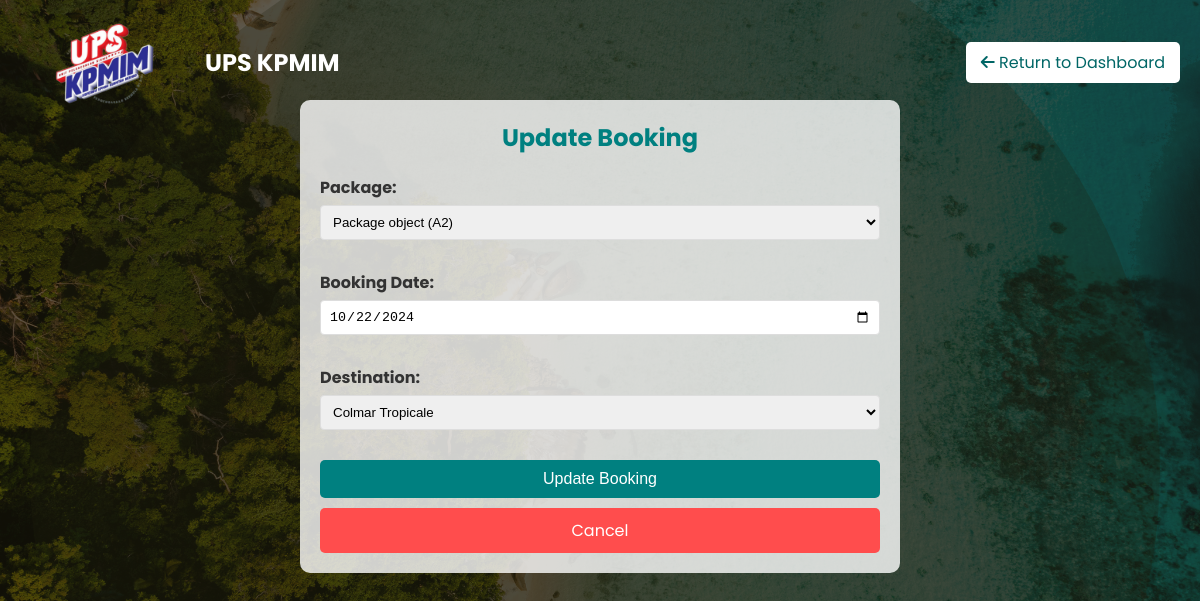
Screenshot of /booking/B012/update/ (signed in) with the database file from the repository.
### main/models.py (models this page shows, shortened)
class Package(models.Model):
    package_cd = models.CharField(max_length=10, primary_key=True)
    package_desc = models.TextField()
    price = models.IntegerField()

class Bookings(models.Model):
    booking_id = models.CharField(max_length=10, primary_key=True)
    user = models.ForeignKey(settings.AUTH_USER_MODEL, on_delete=models.CASCADE)
    package_cd = models.ForeignKey(Package, on_delete=models.CASCADE)
    destination_name = models.ForeignKey(Destination, on_delete=models.SET_NULL, null=True, blank=True)
    name = models.CharField(max_length=100)
    booking_date = models.DateField()
    price = models.IntegerField()

class Destination(models.Model):
    destination_name = models.CharField(max_length=100, primary_key=True)
    price = models.IntegerField()
    tags = models.ManyToManyField('Tag', related_name='destinations', blank=True)
    def __str__(self):
        return self.destination_name

### main/views.py (the view)
# urls.py: path('booking/<str:booking_id>/update/', views.update_booking, name='update_booking'),
@login_required
def update_booking(request, booking_id):
    booking = get_object_or_404(Bookings, booking_id=booking_id, user=request.user)
    if request.method == 'POST':
        form = UpdateBookingForm(request.POST, instance=booking)
        if form.is_valid():
            form.save()
            messages.success(request, 'Booking updated successfully!')
            return redirect('user_dashboard')
    else:
        form = UpdateBookingForm(instance=booking)
    return render(request, 'update_booking.html', {
        'form': form,
        'booking': booking,
    })

### main/forms.py
class UpdateBookingForm(forms.ModelForm):
    package_cd = forms.ModelChoiceField(queryset=Package.objects.all(), label="Package")
    destination_name = forms.ModelChoiceField(queryset=Destination.objects.all(), label="Destination", required=False)
    class Meta:
        model = Bookings
        fields = ['package_cd', 'booking_date', 'destination_name']
        widgets = {
            'booking_date': forms.DateInput(attrs={'type': 'date'}),
        }
    def __init__(self, *args, **kwargs):
        super(UpdateBookingForm, self).__init__(*args, **kwargs)
        for field in self.fields:
            self.fields[field].required = True
        self.fields['destination_name'].required = False  # Make destination optional

### main/templates/update_booking.html (shortened to what this page needs)
{% load static %}
<!DOCTYPE html>
<html lang="en">
<head>
    <link rel="stylesheet" href="https://cdnjs.cloudflare.com/ajax/libs/font-awesome/6.0.0-beta3/css/all.min.css">
    <link rel="stylesheet" href="{% static 'css/styles2.css' %}">
</head>
<body>
    <header>
        <div class="logo-title-container">
            <div class="logo">
                <img src='{% static "images/logo[1].png" %}' alt="UPS KPMIM Logo">
            </div>
            <h1 class="header-title">UPS KPMIM</h1>
        </div>
        <a href="{% url 'user_dashboard' %}" class="return-btn">
            <i class="fas fa-arrow-left"></i> Return to Dashboard
        </a>
    </header>
    <div class="update-booking-container">
        <h2>Update Booking</h2>
        <form method="post">
            <div class="form-group">
                <label for="id_package_cd">Package:</label>
                {{ form.package_cd }}
            </div>
            <div class="form-group">
                <label for="id_booking_date">Booking Date:</label>
                {{ form.booking_date }}
            </div>
            <div class="form-group">
                <label for="id_destination_name">Destination:</label>
                {{ form.destination_name }}
            </div>
            <button type="submit" class="btn btn-update">Update Booking</button>
        </form>
        <a href="{% url 'user_dashboard' %}" class="btn btn-cancel">Cancel</a>
    </div>
</body>
</html>

### main/static/css/styles2.css (style rules this page uses)
* { margin: 0; padding: 0; box-sizing: border-box; }
html { scroll-behavior: smooth; }
header { display: flex; justify-content: space-between; align-items: center; background-color: transparent; padding: 20px; position: fixed; top: -10px; left: 0; width: 100%; z-index: 1000; }
.header-title { color: #fff; font-size: 1.5em; margin-left: 40px; margin-top: -10px }
header .logo img { width: 100px; }
.logo-title-container { display: flex; align-items: center; padding-left: 35px; padding-top: 10px }

### rows the page displays
Package: package_cd "Package object (A2)"
Bookings: booking_date "10/22/2024"
Destination: destination_name "Colmar Tropicale"
